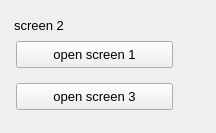
<?xml version="1.0" ?>
<ui version="4.0">
  <class>screen2</class>
  <widget class="QWidget" name="screen">
    <property name="geometry">
      <rect>
        <x>0</x>
        <y>25</y>
        <width>216</width>
        <height>133</height>
      </rect>
    </property>
    <property name="styleSheet">
      <string notr="true">QWidget#screen {
  color: rgb(0, 0, 0);
  background-color: rgb(187, 187, 187);
  }</string>
    </property>
    <property name="windowTitle">
      <string>screen2</string>
    </property>
    <widget class="PyDMLabel" name="text">
      <property name="geometry">
        <rect>
          <x>14</x>
          <y>10</y>
          <width>154</width>
          <height>31</height>
        </rect>
      </property>
      <property name="text">
        <string>screen 2</string>
      </property>
      <property name="font" stdset="0">
        <font>
          <pointsize>10</pointsize>
        </font>
      </property>
      <property name="brush" stdset="0">
        <brush brushstyle="SolidPattern">
          <color alpha="255">
            <red>0</red>
            <green>0</green>
            <blue>0</blue>
          </color>
        </brush>
      </property>
      <property name="toolTip">
        <string>text</string>
      </property>
      <property name="alignment">
        <set>Qt::AlignLeading|Qt::AlignLeft|Qt::AlignVCenter</set>
      </property>
      <property name="styleSheet">
        <string notr="true">PyDMLabel#text {
  color: rgb(0, 0, 0);
  }</string>
      </property>
    </widget>
    <widget class="PyDMRelatedDisplayButton" name="related_display">
      <property name="geometry">
        <rect>
          <x>16</x>
          <y>41</y>
          <width>157</width>
          <height>27</height>
        </rect>
      </property>
      <property name="toolTip">
        <string>open screen 1</string>
      </property>
      <property name="text">
        <string>open screen 1</string>
      </property>
      <property name="showIcon" stdset="0">
        <bool>true</bool>
      </property>
      <property name="font" stdset="0">
        <font>
          <pointsize>10</pointsize>
        </font>
      </property>
      <property name="styleSheet">
        <string notr="true">PyDMRelatedDisplayButton#related_display {
  color: rgb(0, 0, 0);
  background-color: rgb(187, 187, 187);
  }</string>
      </property>
      <property name="titles" stdset="0">
        <stringlist>
          <string>open screen1</string>
        </stringlist>
      </property>
      <property name="filenames" stdset="0">
        <stringlist>
          <string>screen1.ui</string>
        </stringlist>
      </property>
      <property name="macros" stdset="0">
        <stringlist>
          <string/>
        </stringlist>
      </property>
      <property name="openInNewWindow" stdset="0">
        <bool>true</bool>
      </property>
    </widget>
    <widget class="PyDMRelatedDisplayButton" name="related_display_1">
      <property name="geometry">
        <rect>
          <x>16</x>
          <y>83</y>
          <width>157</width>
          <height>27</height>
        </rect>
      </property>
      <property name="toolTip">
        <string>open screen 3</string>
      </property>
      <property name="text">
        <string>open screen 3</string>
      </property>
      <property name="showIcon" stdset="0">
        <bool>true</bool>
      </property>
      <property name="font" stdset="0">
        <font>
          <pointsize>10</pointsize>
        </font>
      </property>
      <property name="styleSheet">
        <string notr="true">PyDMRelatedDisplayButton#related_display_1 {
  color: rgb(0, 0, 0);
  background-color: rgb(187, 187, 187);
  }</string>
      </property>
      <property name="titles" stdset="0">
        <stringlist>
          <string>open screen3</string>
        </stringlist>
      </property>
      <property name="filenames" stdset="0">
        <stringlist>
          <string>screen3.ui</string>
        </stringlist>
      </property>
      <property name="macros" stdset="0">
        <stringlist>
          <string/>
        </stringlist>
      </property>
      <property name="openInNewWindow" stdset="0">
        <bool>true</bool>
      </property>
    </widget>
  </widget>
  <customwidgets>
    <customwidget>
      <class>PyDMLabel</class>
      <extends>QLabel</extends>
      <header>pydm.widgets.label</header>
    </customwidget>
    <customwidget>
      <class>PyDMRelatedDisplayButton</class>
      <extends>QPushButton</extends>
      <header>pydm.widgets.related_display_button</header>
    </customwidget>
  </customwidgets>
</ui>
